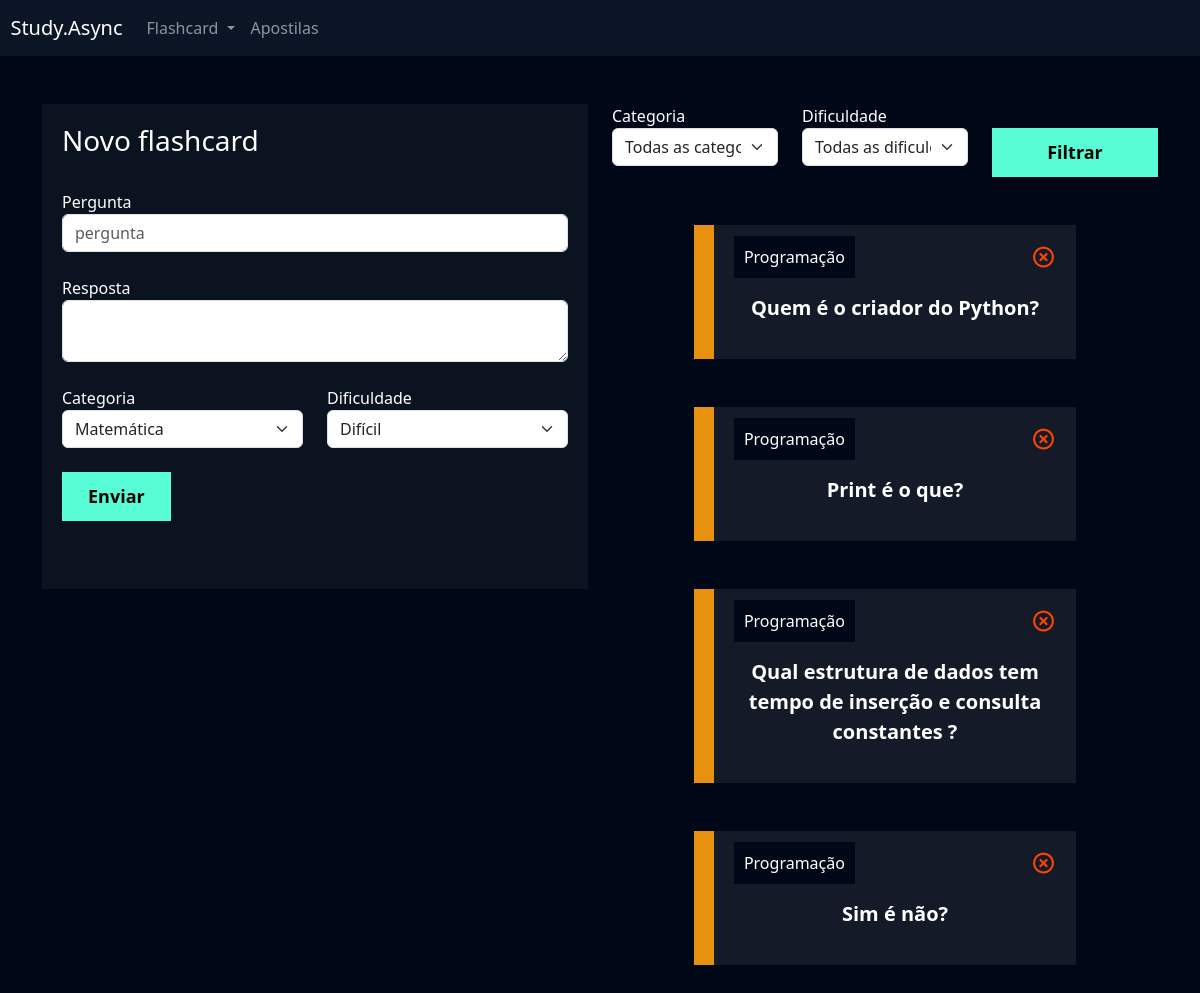
Page /flashcard/novo_flashcard/ (signed in) on the committed database.
### flashcard/models.py (models this page shows, shortened)
class Flashcard(models.Model):
    DIFICULDADE_CHOICES = (('D', 'Difícil'), ('M', 'Médio'), ('F', 'Fácil'))
    user = models.ForeignKey(User, on_delete=models.DO_NOTHING)
    pergunta = models.CharField(max_length=100)
    resposta = models.TextField()
    categoria = models.ForeignKey(Categoria, on_delete=models.DO_NOTHING)
    dificuldade = models.CharField(max_length=1, choices=DIFICULDADE_CHOICES)
    @property
    def css_dificuldade(self):
        if self.dificuldade == 'F':
            return 'flashcard-facil'
        elif self.dificuldade == 'M':
            return 'flashcard-medio'
        elif self.dificuldade == 'D':
            return 'flashcard-dificil'

class Categoria(models.Model):
    nome = models.CharField(max_length=20)
    def __str__(self):
        return self.nome

### flashcard/views.py (the view, shortened to what this page needs)
# urls.py: path('novo_flashcard/', views.novo_flashcard, name='novo_flashcard'),
def novo_flashcard(request):
    if not request.user.is_authenticated:
        return redirect('/usuarios/login')
    if request.method == 'GET':
        categorias = Categoria.objects.all()
        dificuldades = Flashcard.DIFICULDADE_CHOICES
        flashcards = Flashcard.objects.filter(user=request.user)
        categoria_filtrar = request.GET.get('categoria')
        dificuldade_filtrar = request.GET.get('dificuldade')
        if categoria_filtrar:
            flashcards = flashcards.filter(categoria__id=categoria_filtrar)
        if dificuldade_filtrar:
            flashcards = flashcards.filter(dificuldade=dificuldade_filtrar)
        return render(
            request,
            'novo_flashcard.html',
            {
                'categorias': categorias,
                'dificuldades': dificuldades,
                'flashcards': flashcards
            }
        )

### flashcard/templates/novo_flashcard.html (shortened to what this page needs)
{% extends "base.html" %}
{% load static %}
{% block 'cabecalho' %}
    <link href="{% static 'usuarios/css/cadastro.css' %}" rel="stylesheet">
    <link href='https://unpkg.com/boxicons@2.1.4/css/boxicons.min.css' rel='stylesheet'>
    <link href="{% static 'flashcard/css/novo_flashcard.css' %}" rel="stylesheet">
{% endblock 'cabecalho' %}
{% block 'conteudo' %}
    {% include "partials/header.html" %}
    <div class="container">
        <br>
        <br>
        <div class="row">
            <div class="col-md">
                <div class="box-form">
                    <form action="{% url 'novo_flashcard' %}" method="POST"> {% csrf_token %}
                        <h3>Novo flashcard</h3>
                        <br>
                        <label>Pergunta</label>
                        <input type="text" class="form-control" placeholder="pergunta" name="pergunta">
                        <br>
                        <label>Resposta</label>
                        <textarea class="form-control" name="resposta"></textarea>
                        <br>
                        <div class="row">
                                <div class="col-md">
                                    <label for="">Categoria</label>
                                    <select class="form-select" name="categoria">
                                        {% for categoria in categorias %}
                                            <option value="{{categoria.id}}">{{categoria.nome}}</option>
                                        {% endfor %}
                                    </select>
                                </div>
                                <div class="col-md">
                                    <label for="">Dificuldade</label>
                                    <select class="form-select" name="dificuldade">
                                        {% for dificuldade in dificuldades %}
                                            <option value="{{dificuldade.0}}">{{dificuldade.1}}</option>
                                        {% endfor %}
                                    </select>
                                </div>
                        </div>
                        <br>
                        <input type="submit" value="Enviar" class="btn-cadastro">
                        <br>
                        <br>
                        <br>
                    </form>
                </div>
            </div>
            <div class="col-md">
                <form action="{% url 'novo_flashcard' %}" method="GET"> {% csrf_token %}
                    <div class="row">
                        <div class="col-md">
                            <label for="">Categoria</label>
                            <select name="categoria" id="" class="form-select">
                                <option value="">Todas as categorias</option>
                            </select>
                        </div>
                        <div class="col-md">
                            <label for="">Dificuldade</label>
                            <select name="dificuldade" id="" class="form-select">
                                <option value="">Todas as dificuldades</option>
                            </select>
                        </div>
                        <div class="col-md">
                            <br>
                            <input type="submit" style="width: 100%" value="Filtrar" class="btn-cadastro">
                        </div>
                    </div>
                </form>
                <br>
                <br>
                {% for flash in flashcards %}
                    <div class="box-new-flashcard"  onclick="flip_card({{flash.id}})">
                        <div class="flashcard {{flash.css_dificuldade}}">
                            <div class="flashcard-categoria">
                                {{flash.categoria}}
                            </div>
                            <a href="{% url 'deletar_flashcard' flash.id %}"><i class='icone-exit bx bx-x-circle'></i></a>
                            <br>
                            <br>
                            <div class="flashcard-box-item">
                                <p class="flashcard-item">{{flash.pergunta}}</p>
                            </div>
                        </div>
                    </div>
                    <br>
                    <br>
                {% endfor %}
            </div>
        </div>
    </div>
{% endblock 'conteudo' %}

### templates/static/geral/css/base.css (style rules this page uses)
:root { --main-color: #0b1526; --dark-color: #000716; --secondary-dark-color: rgb(15, 2, 26); --light-color: #00c1f3; --contrast-color: #f4c96b; --differential-color: #58fcd5; }
body { background-color: var(--dark-color) !important; color: white !important; }

### templates/static/usuarios/css/cadastro.css (style rules this page uses)
* { margin: 0; padding: 0; }
.box-form { padding: 20px; background-color: rgba(217,217,217, .05); color: white !important; }
.btn-cadastro { padding: 10px; background-color: #58fcd5; border: none; border: 1px solid #58fcd5; font-size: 18px; font-weight: bold; padding-left: 25px; padding-right: 25px; }

### templates/static/flashcard/css/novo_flashcard.css (style rules this page uses)
.box-new-flashcard { width: 70%; margin: auto; }
.flashcard { background-color: rgba(255, 255, 255, .08); padding: 20px; }
.flashcard-box-item { text-align: center; }
.flashcard p { font-size: 20px; font-weight: bold; cursor: pointer; }
.flashcard-medio { border-left: 20px solid #E8910E; }
.flashcard-categoria { background-color: var(--dark-color); display: inline; padding: 10px; }
.icone-exit { float: right; font-size: 25px; color: orangered; }

### rows in the picture
Flashcard: categoria "Programação", pergunta "Quem é o criador do Python?"
Flashcard: categoria "Programação", pergunta "Print é o que?"
Flashcard: categoria "Programação", pergunta "Qual estrutura de dados tem tempo de inserção e consulta constantes ?"
Flashcard: categoria "Programação", pergunta "Sim é não?"

### other values in the picture
form field categoria "Matemática"
form field dificuldade "Difícil"
